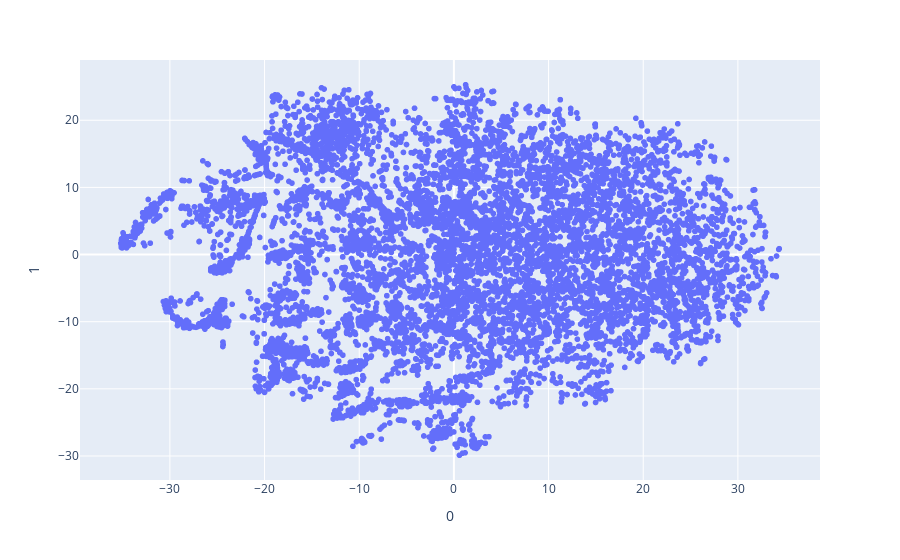

Source (notebook cell):
### Markdown cell above
T-sne in general tends to preserve local similarities better than PCA. In any case, it's always interesting to try both for visualizing high dimensional data.

### Code cell
fig = px.scatter(X_embedded, x=0, y=1)
fig.show()

### Figure 1 — Plotly figure (JSON) as saved in the notebook; plotly's stock layout.template omitted (floating-point values rounded to 4 significant figures; data arrays with more than 128 entries replaced by an {"elided": "..."} marker saying what was removed)
{"data": [{"hovertemplate": "0=%{x}<br>1=%{y}<extra></extra>", "legendgroup": "", "marker": {"color": "#636efa", "symbol": "circle"}, "mode": "markers", "name": "", "showlegend": false, "type": "scattergl", "x": {"elided": "9724 float values"}, "xaxis": "x", "y": {"elided": "9724 float values"}, "yaxis": "y"}], "layout": {"legend": {"tracegroupgap": 0}, "margin": {"t": 60}, "xaxis": {"anchor": "y", "domain": [0, 1], "title": {"text": "0"}}, "yaxis": {"anchor": "x", "domain": [0, 1], "title": {"text": "1"}}}}
